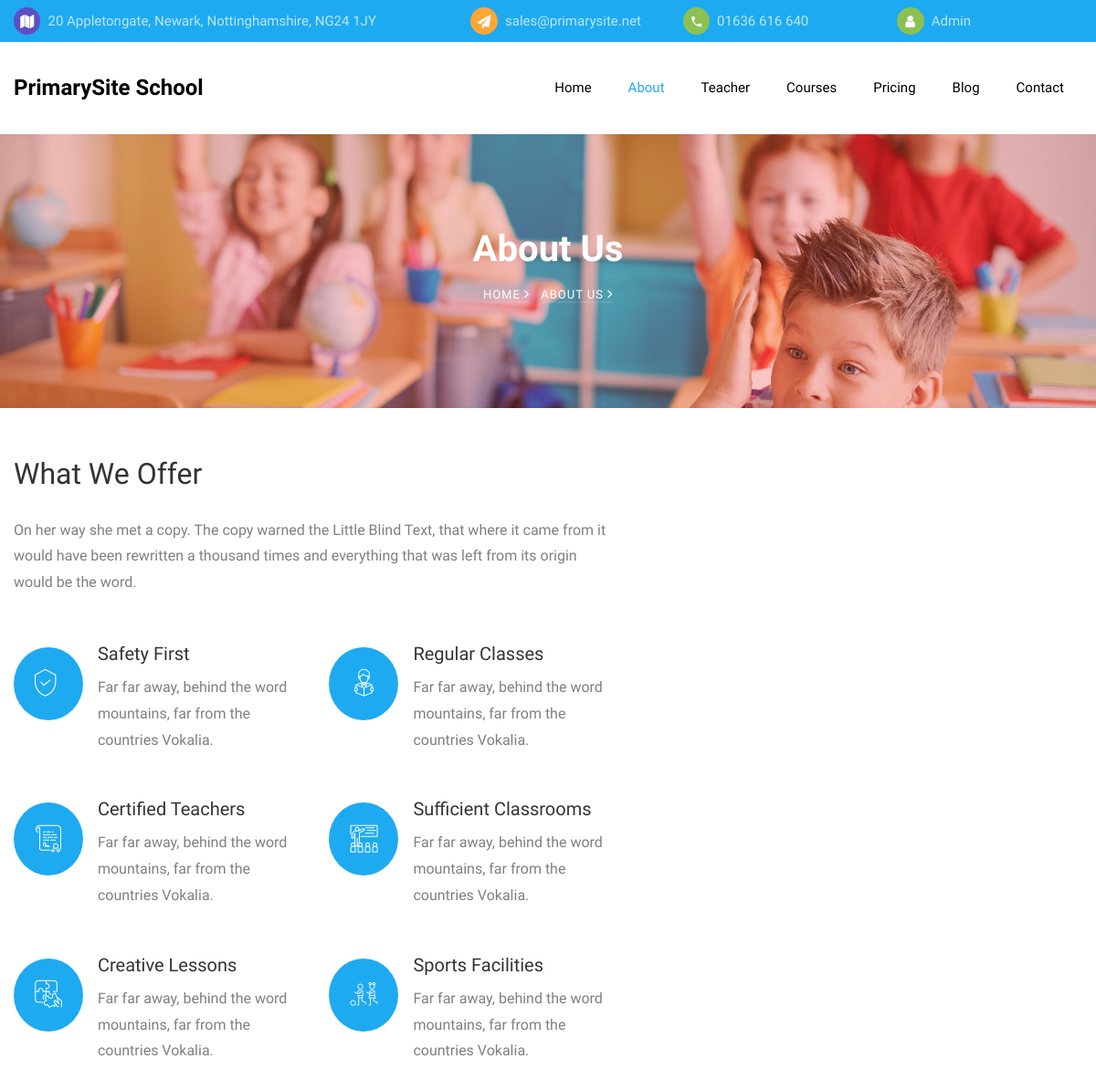
The app's page /about (upper part), older data.
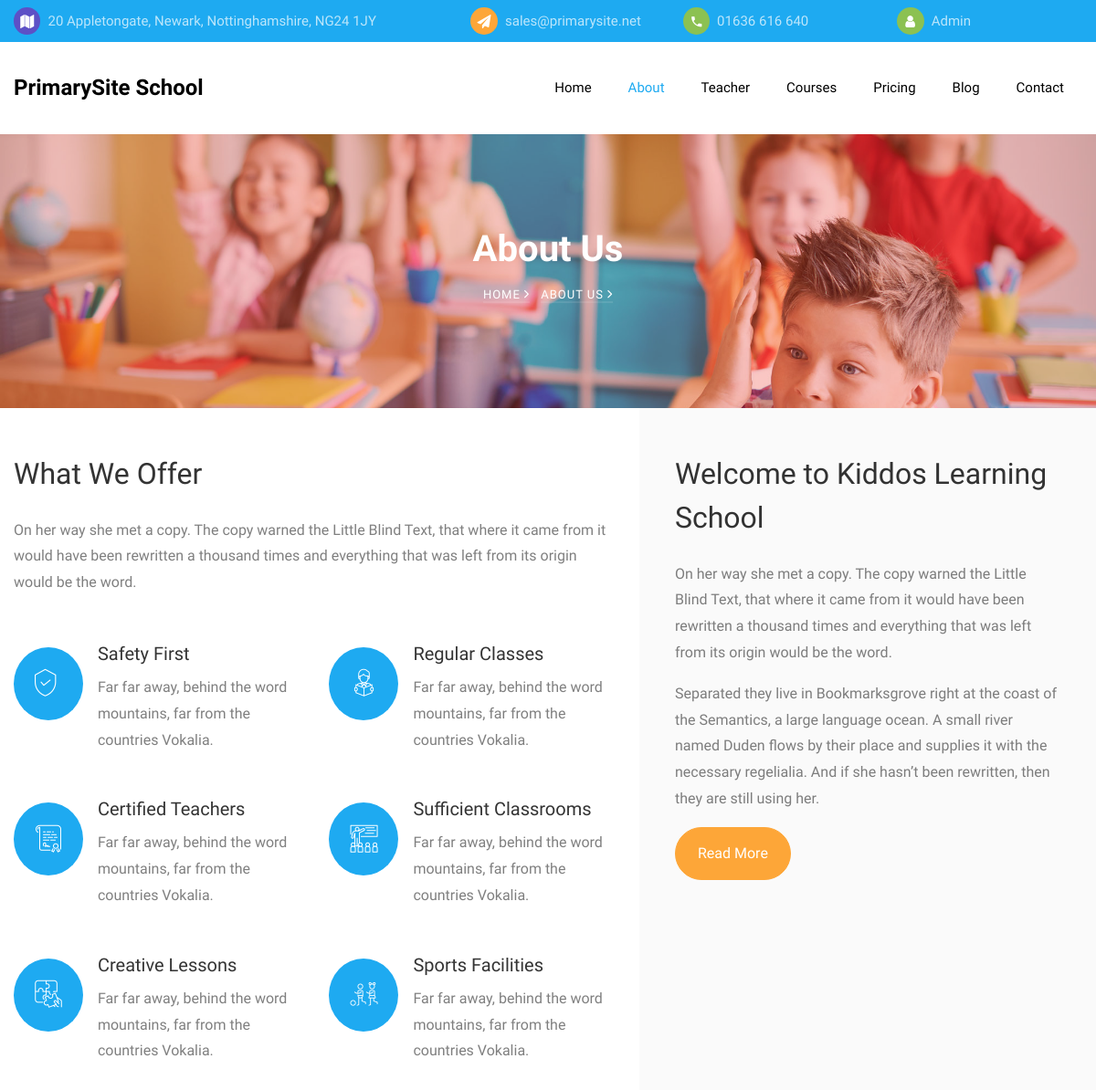
The same page, newer data.
### pages/models.py (models this page shows)
class Page(models.Model):
    class Meta:
        db_table = 'kiddos_page'
    name = models.CharField(_('Name'), max_length=256, null=False, blank=False)
    short_desc = models.CharField(_('Short Description'), max_length=512,
                                  null=False, blank=False)
    body = models.TextField(_('Body'))
    publish_on_index = models.BooleanField(_('Publish on Index page'),
                                           default=False, null=False)
    is_published = models.BooleanField(_('Is Published'),
                                       default=False, null=False)
    image = models.ImageField(_('Image'), upload_to='images/%Y/%m/%d/')

### pages/views.py (the view)
# urls.py: path('about', views.about, name='about'),
def about(request):
    data = services.get_website_settings()
    if data[SETTINGS_ABOUT_ARTICLE]:
        data['article'] = models.Page.objects.get(
            pk=data[SETTINGS_ABOUT_ARTICLE])
    return _render(request, 'pages/about.html', data)

### templates/pages/about.html
{% extends 'base.html' %}
{% load static %}
{% load humanize %}
{% block content %}
<section class="hero-wrap hero-wrap-2" style="background-image: url('{% static 'images/bg_2.jpg' %}');">
    <div class="overlay"></div>
    <div class="container">
        <div class="row no-gutters slider-text align-items-center justify-content-center">
            <div class="col-md-9 ftco-animate text-center">
                <h1 class="mb-2 bread">About Us</h1>
                <p class="breadcrumbs"><span class="mr-2"><a href="{% url 'index' %}">Home <i
                                class="ion-ios-arrow-forward"></i></a></span> <span>About us <i
                            class="ion-ios-arrow-forward"></i></span></p>
            </div>
        </div>
    </div>
</section>
<section class="ftco-section ftco-no-pt ftc-no-pb">
    <div class="container">
        <div class="row">
            {% if article %}
            <div class="col-md-5 order-md-last wrap-about py-5 wrap-about bg-light">
                <div class="text px-4 ftco-animate">
                    <h2 class="mb-4">{{ article.name }}</h2>
                    <p>{{ article.short_desc|safe }}</p>
                    <p><a href="{% url 'page' article.id %}" class="btn btn-secondary px-4 py-3">Read More</a></p>
                </div>
            </div>
            {% endif %}
            <div class="col-md-7 wrap-about py-5 pr-md-4 ftco-animate">{{ settings_about_page|safe }}</div>
        </div>
    </div>
</section>
{% endblock %}

Row changes from the older to the newer data that the page shows:
added Page: name "Welcome to Kiddos Learning School", short_desc "On her way she met a copy. The copy warned the Little Blind Text, that where it came from it would have been rewritten a thousand times and everything that was left from its origin would be the word. Separated they live in Bookmarksgrove right at the coast of the Semantics, a large language ocean. A small river named Duden flows by their place and supplies it with the necessary regelialia. And if she hasn’t been rewritten, then they are still using her."
Text that changed along with them:
text now shown: "Read More"
